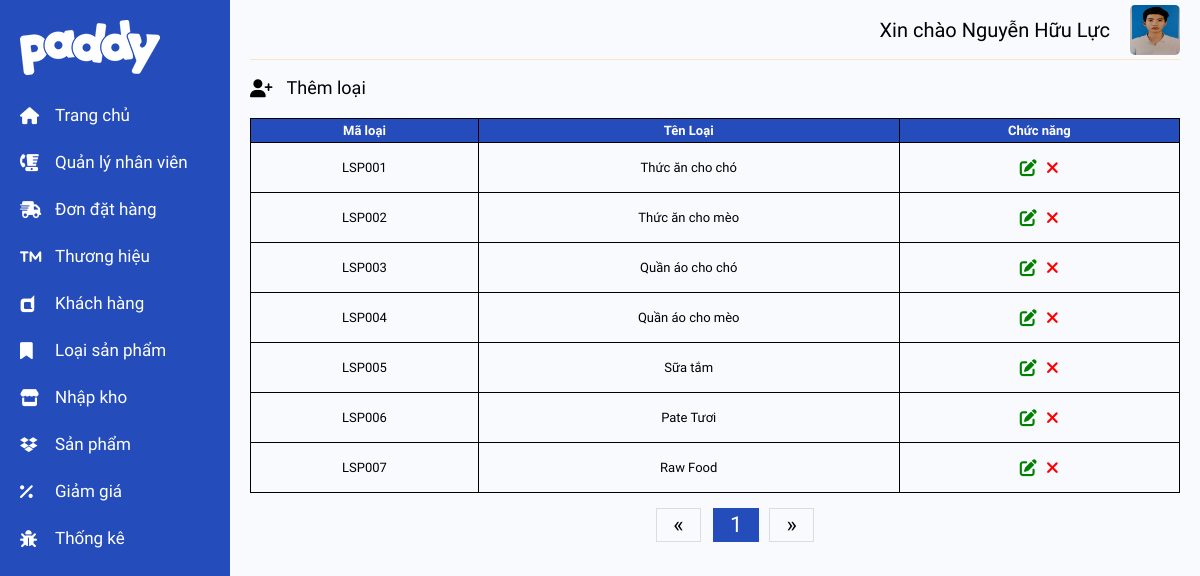
Page /admin/pages/type_index.php (signed in) on the committed database.
### tables this page shows
CREATE TABLE `loai_san_pham` (
  `maLoai` varchar(6) NOT NULL,
  `tenLoai` varchar(100) NOT NULL
);

### admin/includes/show_type_table.php (the view, shortened to what this page needs)
<?php
$rowOfPage = 10;
$currentPage = isset($_GET['page']) ? (int) $_GET['page'] : 1;
$query = "SELECT * FROM loai_san_pham ORDER BY maLoai ASC LIMIT " . $rowOfPage . " OFFSET " . ($currentPage - 1) * $rowOfPage;
$statement = $dbh->prepare($query);
$statement->execute();
$statement->setFetchMode(PDO::FETCH_OBJ);
$result = $statement->fetchAll();
if ($result) {
    foreach ($result as $row) {
        echo "<tr style=\"height: 50px;\">
                            <td>" . $row->maLoai . "</td>
                            <td>" . $row->tenLoai . "</td>
                            <td>
                                <a href=\"type_edit.php?id=" . $row->maLoai . "\"><i class=\"fa-solid fa-pen-to-square edit\"></i></a>
                                <a href=\"type_delete.php?id=" . $row->maLoai . "\"> <i class=\"fa-solid fa-xmark remove\"></i></a>
                            </td>
                        </tr>";
    }
} else {
    echo "<tr>
                <td colspan=\"3\">Không có dữ liệu</td>
                </tr>";
}
?>

### admin/assets/css/main.css (style rules this page uses)
th, td { border: 1px solid black; padding: 8px; text-align: center; padding: 4px; }
td i { font-size: 1.7rem; padding: 3px; }
td .edit { color: green; }
td .remove { color: red; }

### rows in the picture
loai_san_pham: maLoai "LSP001", tenLoai "Thức ăn cho chó"
loai_san_pham: maLoai "LSP002", tenLoai "Thức ăn cho mèo"
loai_san_pham: maLoai "LSP003", tenLoai "Quần áo cho chó"
loai_san_pham: maLoai "LSP004", tenLoai "Quần áo cho mèo"
loai_san_pham: maLoai "LSP005", tenLoai "Sữa tắm"
loai_san_pham: maLoai "LSP006", tenLoai "Pate Tươi"
loai_san_pham: maLoai "LSP007", tenLoai "Raw Food"

### other values in the picture
$_SESSION['admin']->ho "Nguyễn Hữu"
$_SESSION['admin']->ten "Lực"
